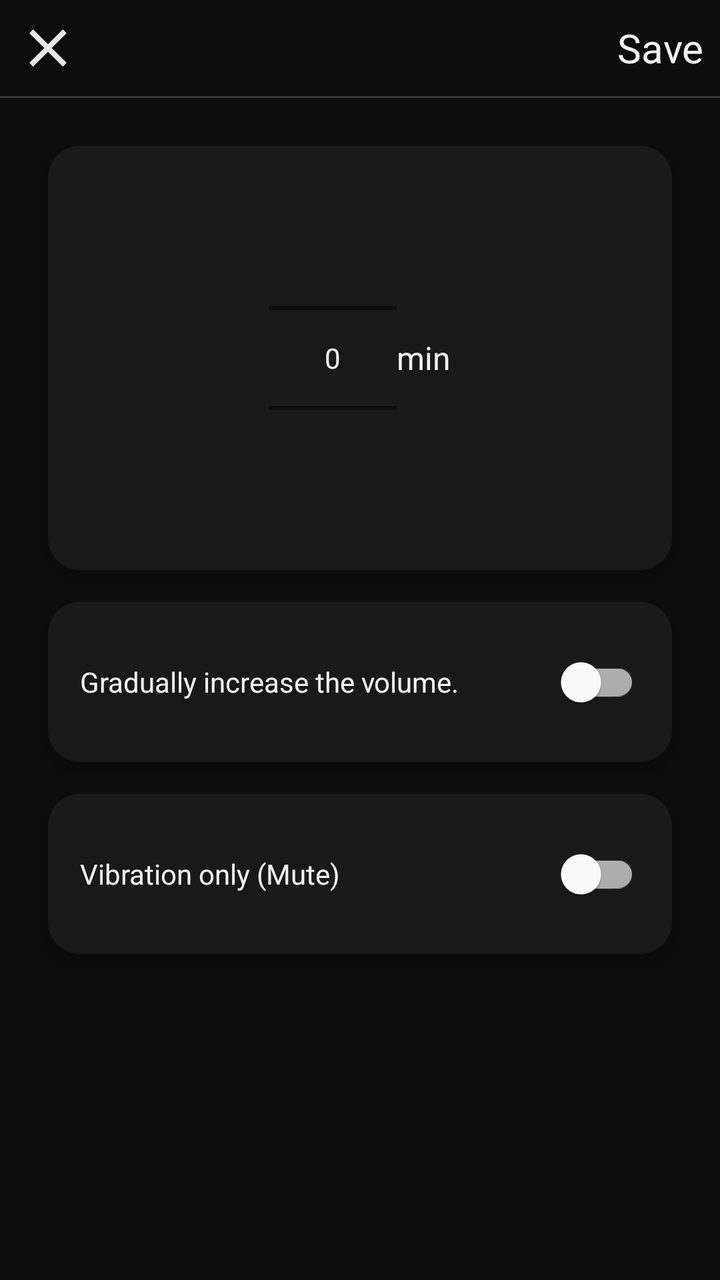
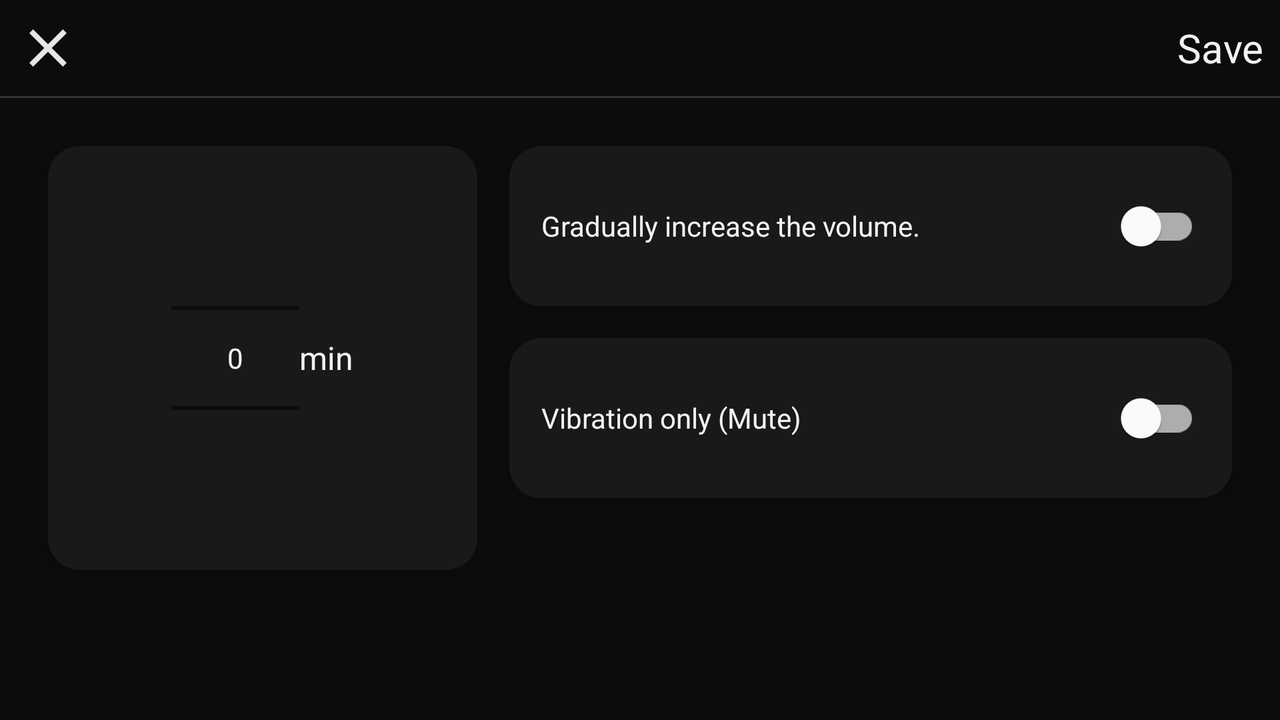

One screen, two layout resources from the same app: the default and the repository's alternative for another configuration. Each is rendered where Android would select it; the XML of both is given below.
<!-- AndroidManifest.xml: application theme Theme.Somnificus -->
<!-- res/layout/activity_set_nap.xml -->
<?xml version="1.0" encoding="utf-8"?>
<androidx.constraintlayout.widget.ConstraintLayout xmlns:android="http://schemas.android.com/apk/res/android"
    xmlns:app="http://schemas.android.com/apk/res-auto"
    xmlns:tools="http://schemas.android.com/tools"
    android:layout_width="match_parent"
    android:layout_height="match_parent"
    tools:context=".activity.SetNapActivity">
    <LinearLayout
        android:layout_width="match_parent"
        android:layout_height="match_parent"
        android:background="?attr/primaryBackgroundColor"
        android:orientation="vertical">

        <LinearLayout
            android:layout_width="match_parent"
            android:layout_height="wrap_content"
            android:gravity="center_vertical"
            android:padding="8dp"
            android:orientation="horizontal">

            <ImageView
                android:layout_width="32dp"
                android:layout_height="32dp"
                android:id="@+id/SetNapActivity__Btn_Back"
                android:background="?attr/selectableItemBackground"
                android:clickable="true"
                android:src="@drawable/ic_close"
                app:tint="?attr/primaryTextColor" />

            <LinearLayout
                android:layout_width="match_parent"
                android:layout_height="wrap_content"
                android:gravity="end"
                android:orientation="horizontal">

                <TextView
                    android:layout_width="wrap_content"
                    android:layout_height="wrap_content"
                    android:id="@+id/SetNapActivity__Btn_Save"
                    android:background="?attr/selectableItemBackground"
                    android:clickable="true"
                    android:text="@string/activity_set_alarm__btn_save"
                    android:textSize="20sp" />

            </LinearLayout>

        </LinearLayout>

        <View
            android:id="@+id/divider1"
            android:layout_width="match_parent"
            android:layout_height="1dp"
            android:background="?attr/primaryHorizontalBar" />

        <ScrollView
            android:layout_width="match_parent"
            android:layout_height="match_parent"
            android:padding="16dp">
            <LinearLayout
                android:layout_width="match_parent"
                android:layout_height="match_parent"
                android:orientation="vertical">

                <LinearLayout
                    android:layout_width="match_parent"
                    android:layout_height="wrap_content"
                    android:gravity="center_horizontal|center_vertical"
                    android:background="@drawable/bg_set_alarm_card"
                    android:backgroundTint="?attr/secondaryBackgroundColor"
                    android:layout_margin="8dp"
                    android:padding="16dp"
                    android:elevation="5dp"
                    android:orientation="vertical">

                    <LinearLayout
                        android:layout_width="match_parent"
                        android:layout_height="wrap_content"
                        android:gravity="center"
                        android:orientation="horizontal">
                        <NumberPicker
                            android:layout_width="wrap_content"
                            android:layout_height="wrap_content"
                            android:id="@+id/SetNapActivity__NumPicker_M" />
                        <TextView
                            android:layout_width="wrap_content"
                            android:layout_height="wrap_content"
                            android:text="@string/activity_set_nap__text_min"
                            android:textSize="16sp" />
                    </LinearLayout>

                </LinearLayout>

                <LinearLayout
                    android:layout_width="match_parent"
                    android:layout_height="wrap_content"
                    android:id="@+id/SetNapActivity__View_Opt_GIV"
                    android:gravity="center_vertical"
                    android:background="@drawable/bg_set_alarm_card"
                    android:backgroundTint="?attr/secondaryBackgroundColor"
                    android:clickable="true"
                    android:layout_margin="8dp"
                    android:padding="16dp"
                    android:elevation="5dp"
                    android:orientation="horizontal">

                    <TextView
                        android:layout_width="wrap_content"
                        android:layout_height="wrap_content"
                        android:text="@string/activity_set_alarm__text_option_giv" />

                    <LinearLayout
                        android:layout_width="match_parent"
                        android:layout_height="wrap_content"
                        android:gravity="end">
                        <com.google.android.material.switchmaterial.SwitchMaterial
                            android:layout_width="wrap_content"
                            android:layout_height="wrap_content"
                            android:id="@+id/SetNapActivity__Switch_Opt_GIV" />
                    </LinearLayout>

                </LinearLayout>

                <LinearLayout
                    android:layout_width="match_parent"
                    android:layout_height="wrap_content"
                    android:id="@+id/SetNapActivity__View_Opt_Mute"
                    android:gravity="center_vertical"
                    android:background="@drawable/bg_set_alarm_card"
                    android:backgroundTint="?attr/secondaryBackgroundColor"
                    android:clickable="true"
                    android:layout_margin="8dp"
                    android:padding="16dp"
                    android:elevation="5dp"
                    android:orientation="horizontal">

                    <TextView
                        android:layout_width="wrap_content"
                        android:layout_height="wrap_content"
                        android:text="@string/activity_set_alarm__text_option_mute" />

                    <LinearLayout
                        android:layout_width="match_parent"
                        android:layout_height="wrap_content"
                        android:gravity="end">
                        <com.google.android.material.switchmaterial.SwitchMaterial
                            android:layout_width="wrap_content"
                            android:layout_height="wrap_content"
                            android:id="@+id/SetNapActivity__Switch_Opt_Mute" />
                    </LinearLayout>

                </LinearLayout>

            </LinearLayout>
        </ScrollView>

    </LinearLayout>
</androidx.constraintlayout.widget.ConstraintLayout>
<!-- resources referenced by this layout -->
<resources>
  <!-- drawable bg_set_alarm_card (drawable) -->
  <?xml version="1.0" encoding="utf-8"?>
  <ripple
      xmlns:android="http://schemas.android.com/apk/res/android"
      android:color="#40FFFFFF">
      <item>
          <shape android:shape="rectangle">
              <corners
                  android:topRightRadius="16dp"
                  android:bottomRightRadius="16dp"
                  android:bottomLeftRadius="16dp"
                  android:topLeftRadius="16dp"
                  />
              <solid
                  android:color="?attr/secondaryBackgroundColor"
                  />
          </shape>
      </item>
  </ripple>
  <!-- drawable ic_close (drawable) -->
  <vector android:height="512dp" android:tint="#4B4B4B"
      android:viewportHeight="24" android:viewportWidth="24"
      android:width="512dp" xmlns:android="http://schemas.android.com/apk/res/android">
      <path android:fillColor="@android:color/white" android:pathData="M19,6.41L17.59,5 12,10.59 6.41,5 5,6.41 10.59,12 5,17.59 6.41,19 12,13.41 17.59,19 19,17.59 13.41,12z"/>
  </vector>
  <string name="activity_set_alarm__btn_save">Save</string>
  <string name="activity_set_alarm__text_option_giv">Gradually increase the volume.</string>
  <string name="activity_set_alarm__text_option_mute">Vibration only (Mute)</string>
  <string name="activity_set_nap__text_min">min</string>
  <color name="purple_L60">#9932FF</color>
  <color name="purple_L50">#8000FF</color>
  <color name="gray_L5">#0C0C0C</color>
  <color name="purple_L70">#B265FF</color>
  <color name="black">#FF000000</color>
  <color name="purple_L95">#F2E5FF</color>
  <color name="gray_L95">#F2F2F2</color>
  <color name="skyblue_L50">#0080FF</color>
  <color name="gray_L80">#CCCCCC</color>
  <color name="gray_L70">#B2B2B2</color>
  <color name="gray_L60">#999999</color>
  <color name="gray_L10">#191919</color>
  <color name="gray_L20">#333333</color>
  <color name="gray_L90">#E5E5E5</color>
  <color name="white_A20">#33FFFFFF</color>
  <color name="green_L70">#65FF65</color>
  <color name="red_L70">#FF6565</color>
  <color name="orange_L60">#FF9932</color>
  <color name="skyblue_L70">#65B5FF</color>
</resources>
<!-- res/layout-land/activity_set_nap.xml (the repository's variant of the layout above) -->
<!-- drawn on the phone turned sideways -->
<?xml version="1.0" encoding="utf-8"?>
<androidx.constraintlayout.widget.ConstraintLayout xmlns:android="http://schemas.android.com/apk/res/android"
    xmlns:app="http://schemas.android.com/apk/res-auto"
    xmlns:tools="http://schemas.android.com/tools"
    android:layout_width="match_parent"
    android:layout_height="match_parent"
    tools:context=".activity.SetNapActivity">
    <LinearLayout
        android:layout_width="match_parent"
        android:layout_height="match_parent"
        android:background="?attr/primaryBackgroundColor"
        android:orientation="vertical">

        <LinearLayout
            android:layout_width="match_parent"
            android:layout_height="wrap_content"
            android:gravity="center_vertical"
            android:padding="8dp"
            android:orientation="horizontal">

            <ImageView
                android:layout_width="32dp"
                android:layout_height="32dp"
                android:id="@+id/SetNapActivity__Btn_Back"
                android:background="?attr/selectableItemBackground"
                android:clickable="true"
                android:src="@drawable/ic_close"
                app:tint="?attr/primaryTextColor" />

            <LinearLayout
                android:layout_width="match_parent"
                android:layout_height="wrap_content"
                android:gravity="end"
                android:orientation="horizontal">

                <TextView
                    android:layout_width="wrap_content"
                    android:layout_height="wrap_content"
                    android:id="@+id/SetNapActivity__Btn_Save"
                    android:background="?attr/selectableItemBackground"
                    android:clickable="true"
                    android:text="@string/activity_set_alarm__btn_save"
                    android:textSize="20sp" />

            </LinearLayout>

        </LinearLayout>

        <View
            android:id="@+id/divider1"
            android:layout_width="match_parent"
            android:layout_height="1dp"
            android:background="?attr/primaryHorizontalBar" />

        <ScrollView
            android:layout_width="match_parent"
            android:layout_height="match_parent"
            android:padding="16dp">

            <LinearLayout
                android:layout_width="match_parent"
                android:layout_height="wrap_content"
                android:orientation="vertical">

                <LinearLayout
                    android:layout_width="match_parent"
                    android:layout_height="wrap_content"
                    android:orientation="horizontal">

                    <LinearLayout
                        android:layout_width="wrap_content"
                        android:layout_height="wrap_content"
                        android:layout_weight="1"
                        android:gravity="center_horizontal|center_vertical"
                        android:background="@drawable/bg_set_alarm_card"
                        android:backgroundTint="?attr/secondaryBackgroundColor"
                        android:layout_margin="8dp"
                        android:padding="16dp"
                        android:elevation="5dp"
                        android:orientation="vertical">

                        <LinearLayout
                            android:layout_width="match_parent"
                            android:layout_height="wrap_content"
                            android:gravity="center"
                            android:orientation="horizontal">
                            <NumberPicker
                                android:layout_width="wrap_content"
                                android:layout_height="wrap_content"
                                android:id="@+id/SetNapActivity__NumPicker_M" />
                            <TextView
                                android:layout_width="wrap_content"
                                android:layout_height="wrap_content"
                                android:text="@string/activity_set_nap__text_min"
                                android:textSize="16sp" />
                        </LinearLayout>

                    </LinearLayout>

                    <LinearLayout
                        android:layout_width="wrap_content"
                        android:layout_height="wrap_content"
                        android:layout_weight="1"
                        android:orientation="vertical">

                        <LinearLayout
                            android:layout_width="match_parent"
                            android:layout_height="wrap_content"
                            android:id="@+id/SetNapActivity__View_Opt_GIV"
                            android:gravity="center_vertical"
                            android:background="@drawable/bg_set_alarm_card"
                            android:backgroundTint="?attr/secondaryBackgroundColor"
                            android:clickable="true"
                            android:layout_margin="8dp"
                            android:padding="16dp"
                            android:elevation="5dp"
                            android:orientation="horizontal">

                            <TextView
                                android:layout_width="wrap_content"
                                android:layout_height="wrap_content"
                                android:text="@string/activity_set_alarm__text_option_giv" />

                            <LinearLayout
                                android:layout_width="match_parent"
                                android:layout_height="wrap_content"
                                android:gravity="end">
                                <com.google.android.material.switchmaterial.SwitchMaterial
                                    android:layout_width="wrap_content"
                                    android:layout_height="wrap_content"
                                    android:id="@+id/SetNapActivity__Switch_Opt_GIV" />
                            </LinearLayout>

                        </LinearLayout>

                        <LinearLayout
                            android:layout_width="match_parent"
                            android:layout_height="wrap_content"
                            android:id="@+id/SetNapActivity__View_Opt_Mute"
                            android:gravity="center_vertical"
                            android:background="@drawable/bg_set_alarm_card"
                            android:backgroundTint="?attr/secondaryBackgroundColor"
                            android:clickable="true"
                            android:layout_margin="8dp"
                            android:padding="16dp"
                            android:elevation="5dp"
                            android:orientation="horizontal">

                            <TextView
                                android:layout_width="wrap_content"
                                android:layout_height="wrap_content"
                                android:text="@string/activity_set_alarm__text_option_mute" />

                            <LinearLayout
                                android:layout_width="match_parent"
                                android:layout_height="wrap_content"
                                android:gravity="end">
                                <com.google.android.material.switchmaterial.SwitchMaterial
                                    android:layout_width="wrap_content"
                                    android:layout_height="wrap_content"
                                    android:id="@+id/SetNapActivity__Switch_Opt_Mute" />
                            </LinearLayout>

                        </LinearLayout>

                    </LinearLayout>

                </LinearLayout>
            </LinearLayout>
        </ScrollView>

    </LinearLayout>
</androidx.constraintlayout.widget.ConstraintLayout>
